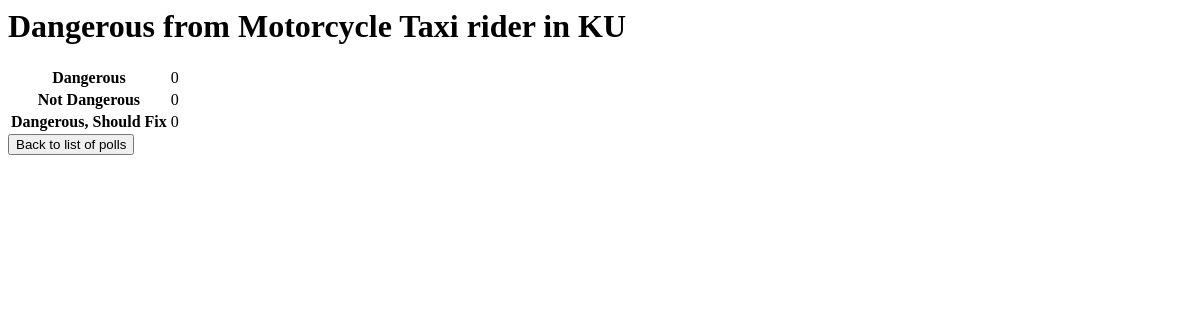
The page /polls/2/results/ on the database as committed earlier.
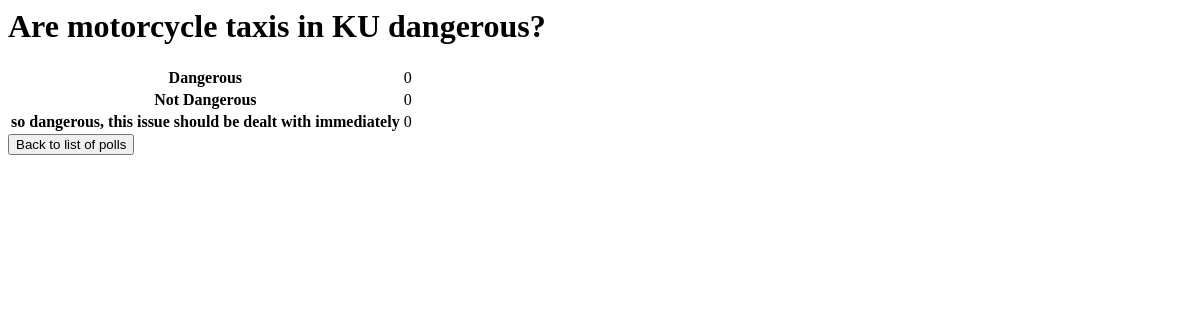
The same page on the database as committed later.
### polls/models.py (models this page shows, shortened)
class Question(models.Model):
    question_text = models.CharField(max_length=200)
    pub_date = models.DateTimeField('date published')
    end_date = models.DateTimeField('end date', null=True, blank=True)

class Choice(models.Model):
    question = models.ForeignKey(Question, on_delete=models.CASCADE)
    choice_text = models.CharField(max_length=200)
    def votes(self):
        return Vote.objects.filter(choice=self).count()

### polls/views.py (the view)
# urls.py: path('<int:pk>/results/', views.ResultsView.as_view(), name='results'),
class ResultsView(generic.DetailView):
    model = Question
    template_name = 'polls/results.html'

### polls/templates/polls/results.html
<h1>{{ question.question_text }}</h1>
<table class="result">
    {% for choice in question.choice_set.all %}
    <tr>
        <th>{{ choice.choice_text }}</th>
        <td>{{ choice.votes }}</td>
    </tr>
    {% endfor %}
</table>
<a href="{% url 'polls:index' %}"><button type='button'>Back to list of polls</button></a>

Rows that differ between the two databases and show on the page:
changed Question: question_text "Dangerous from Motorcycle Taxi rider in KU" → "Are motorcycle taxis in KU dangerous?"
changed Choice: choice_text "Dangerous, Should Fix" → "so dangerous, this issue should be dealt with immediately"
